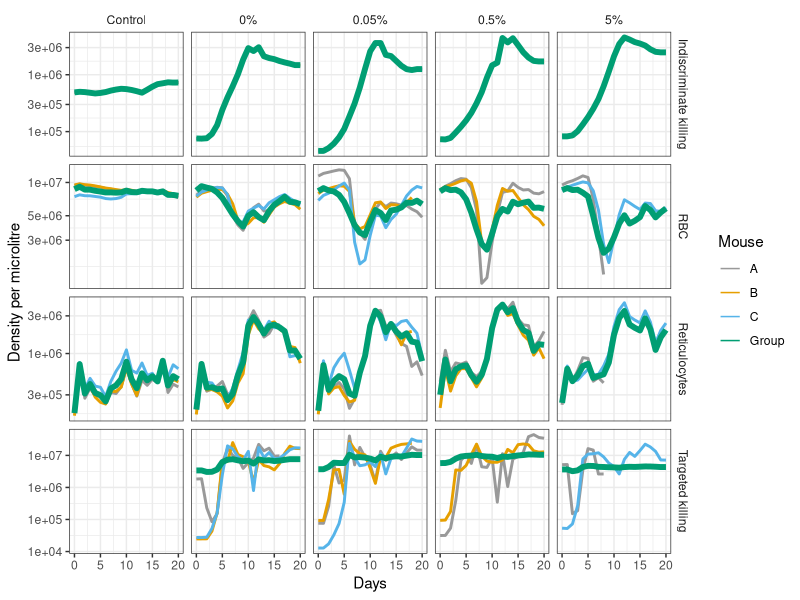

Write R code to recreate this figure. (Note: this script raises an error after producing the figure.)
## ---- chunk 1
knitr::opts_chunk$set(echo = TRUE)
## ---- chunk 2
library(tidyverse)
library(scales)
## ---- chunk 3
setwd("~/Documents/GitHub/bdd/nw11_hier/final_files/")
## ---- chunk 4
cbPalette <- c("#999999", "#E69F00", "#56B4E9", "#009E73", "#F0E442", "#0072B2", "#D55E00", "#CC79A7")
## ---- chunk 5
##Read in data
read_csv(
  "data.csv",
  col_types="iiinnnn"
) |>
  mutate(
    mouseid=sprintf("%02d-%02d",box,mouse),
    box=sprintf("%02d",box),
    mouse=sprintf("%02d",mouse),
    paba=as.factor(box),
    rbc_density=rbc_density/1000,
    pABA=case_match(
      paba,
    "01"~"5%",
    "02"~"0.5%",
    "03"~"0.05%",
    "04"~"0%",
    "05"~"Control"
    )
  ) |>
  select(
    day,
    mouseid,
    pABA,
    box,
    mouse,
    Pd=ama_density,
    RBC=rbc_density,
    Ter119=ter119_density,
    CD71=cd71_density
  ) |>
  arrange(mouseid,day) |>
  mutate(
    pABA=as.character(pABA),
    Ter119=if_else(Ter119==0,NA_real_,Ter119),
    CD71=if_else(CD71==0,NA_real_,CD71),
    Eryth=(1-CD71/Ter119)*RBC,
    Retic=CD71/Ter119*RBC,
    Mouse=case_when(
      mouse=="01"~"A",
      mouse=="02"~"B",
      mouse=="03"~"C",
      TRUE~NA_character_
    )
  ) -> data_full
data_full$pABA <- factor(data_full$pABA,levels=c("Control","0%","0.05%","0.5%","5%"))
data_full$Pd[data_full$box=="05"] <- NA
## ---- chunk 6
coef_df <- read_csv("parameter_results_FullModel.csv",show_col_types = FALSE)
po_df <- read_csv("trajectory_results_FullModel.csv",show_col_types = FALSE) |>
  mutate(
  pABA=case_match(
    box,
    "01"~"5%",
    "02"~"0.5%",
    "03"~"0.05%",
    "04"~"0%",
    "05"~"Control"
  ),
  name=case_match(
    name,
    "logE"~"Erythrocytes",
    "logR"~"Reticulocytes",
    "logM"~"Merozoites",
    "logN"~"Indiscriminate killing",
    "logW"~"Targeted killing",
    "logK"~"Parasites"
  )) |>
  select(name,Mouse=mouse,value,time,box,pABA)
po_df$Mouse[po_df$Mouse=="GROUP"] = "Group"
po_df$pABA <- factor(po_df$pABA,levels=c("Control","0%","0.05%","0.5%","5%"))
po_df$name <- factor(po_df$name, levels=c("Parasites","Merozoites","Erythrocytes","Reticulocytes","Indiscriminate killing","Targeted killing"))
## ---- chunk 7
coef_df |> select(-box) |> unique()
## ---- chunk 8
po_df |> pivot_wider(names_from=name,values_from=value) |>
  mutate(RBC=Erythrocytes+Reticulocytes) |>
  select(Mouse,time,box,pABA,Reticulocytes,`Indiscriminate killing`,
         `Targeted killing`,RBC) |>
  pivot_longer(-c(Mouse,time,box,pABA)) -> po_tmp
po_tmp$name <- factor(po_tmp$name, )

po_tmp|>
  ggplot(aes(x=time,y=value,color=Mouse,linewidth=Mouse=="Group"))+
  geom_line()+
  scale_linewidth_manual(guide="none",values=c(`TRUE`=2,`FALSE`=1))+
  scale_colour_manual(values=cbPalette)+
  scale_y_log10()+
  xlab("Days")+ylab("Density per microlitre")+
  facet_grid(name~pABA,scales="free_y")+
  theme_bw()+
  theme(
    strip.background = element_blank()
  )
## ---- chunk 9
po_df |>
  filter(Mouse!="Group",name%in%c("logE","logR","logM")) |>
  pivot_wider(names_from=name,values_from=value) |>
  mutate(K=(logR+logE)*(1-exp(-logM/(logR+logE))),
         RBC=logR+logE) |>
  select(time,Mouse,box,pABA,RBC,Retic=logR,Pd=K,Eryth=logE) |>
  unite("ID",c(time,box,Mouse),sep="_",remove=F) -> fits

data_full |>
  select(time=day,pABA,box,Mouse,Pd,RBC,Retic,Eryth) |>
  unite("ID",c(time,box,Mouse),sep="_",remove=F) -> data

data <- slice(data,which(data$ID%in%fits$ID))

fits |> pivot_longer(-c(ID,time,Mouse,box,pABA)) -> fits
data |> pivot_longer(-c(ID,time,Mouse,box,pABA)) -> data
  
ggplot()+
  geom_point(data=data,aes(x=time,y=value,col=name))+
  geom_line(data=fits,aes(x=time,y=value,col=name))+
  facet_grid(pABA~Mouse)+
  scale_colour_manual(values=cbPalette)+
  scale_y_log10()+
  xlab("Day")+ylab("Density per microlitre")+
  theme_bw()+
  theme(strip.background=element_blank(),
        legend.title=element_blank(),
        panel.grid = element_blank()
        )
## ---- chunk 10
po_df |>
  filter(Mouse=="Group") |>
  pivot_wider(names_from=name,values_from=value) |>
  mutate(K=(logR+logE)*(1-exp(-logM/(logR+logE))),
         RBC=logR+logE) |>
  select(time,Mouse,box,pABA,RBC,E=logE,R=logR,K,N=logN,W=logW) |>
  pivot_longer(-c(time,Mouse,box,pABA)) -> group.fits

group.fits$name <- factor(group.fits$name,levels=c("RBC","E","R","N","W","K"))

group.fits |>
  filter(name%in%c("R","N","W")) |>
  ggplot(aes(x=time,y=value,color=pABA))+
  geom_line(linewidth=2)+
  scale_y_log10()+
  scale_colour_manual(values=cbPalette)+
  xlab("Days")+ylab("Density per microlitre")+
  facet_grid(name~.,scales="free_y")+
  theme_bw()+
  theme(strip.background=element_blank(),
        panel.grid = element_blank()
        )

group.fits |>
  filter(pABA!="control",name%in%c("R","N","W")) |>
  ggplot(aes(x=time,y=value,color=pABA))+
  geom_line(linewidth=2)+
  scale_y_log10()+
  xlab("Days")+ylab("Density per microlitre")+
  facet_grid(.~name,scales="free_y")+
  theme_bw()+
  theme(strip.background=element_blank(),
        panel.grid = element_blank()
        )

group.fits |>
  filter(name%in%c("R","E")) |>
  ggplot(aes(x=time,y=value,color=pABA))+
  geom_line(linewidth=2)+
  scale_y_log10()+
  xlab("Days")+ylab("Density per microlitre")+
  facet_grid(.~name,scales="free_y")+
  theme_bw()+
  theme(strip.background=element_blank(),
        panel.grid = element_blank()
        )

group.fits |> filter(pABA%in%c("0"),name%in%c("K")) -> tmp
peak.day <- tmp$time[which(tmp$value==max(tmp$value))]

group.fits |>
  filter(pABA%in%c("control","0"),name%in%c("R","E")) |>
  ggplot(aes(x=time,y=value,color=pABA))+
  geom_line(linewidth=2)+
  geom_vline(xintercept=peak.day,linetype="dashed",col="grey")+
  scale_y_log10()+
  xlab("Day")+ylab("Density per microlitre")+
  facet_grid(.~name,scales="free_y")+
  theme_bw()+
  theme(strip.background=element_blank(),
        panel.grid = element_blank()
        )

group.fits |>
  filter(name%in%c("R","E")) |>
  ggplot(aes(x=time,y=value,color=pABA))+
  geom_line(linewidth=1)+
  geom_vline(xintercept=peak.day,linetype="dashed",col="grey")+
  scale_y_log10()+
  xlab("Day")+ylab("Density per microlitre")+
  facet_grid(.~name,scales="free_y")+
  theme_bw()+
  theme(strip.background=element_blank(),
        panel.grid = element_blank()
        )
